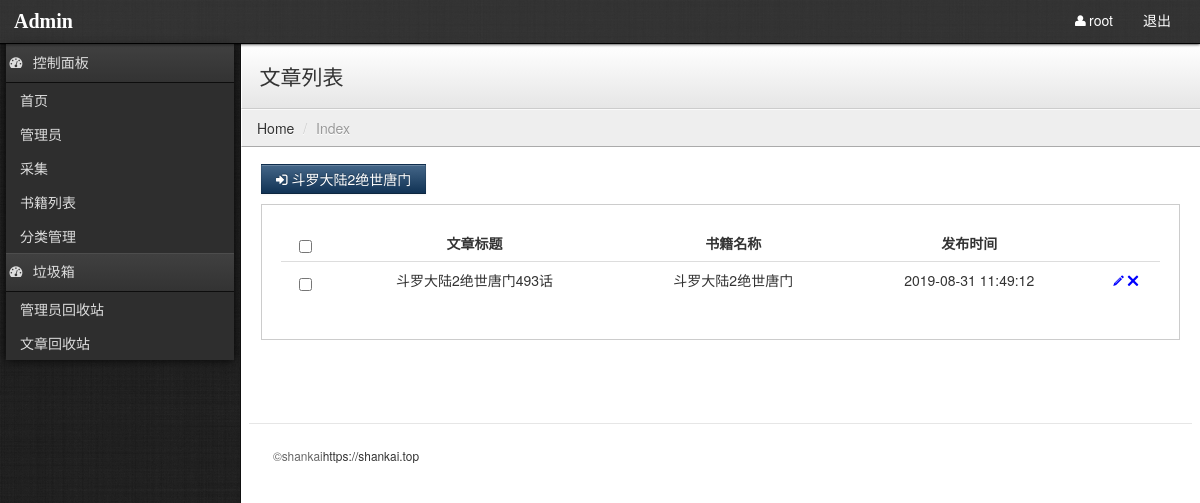
The app's page /admin/book_desc_list.php?book_id=31 (signed in) with its own data.
### tables this page shows
CREATE TABLE `pre_chapter` (
  `id` int(11) unsigned NOT NULL AUTO_INCREMENT COMMENT '主键',
  `register_time` int(11) DEFAULT NULL COMMENT '章节更新时间',
  `title` varchar(255) DEFAULT NULL COMMENT '章节标题',
  `content` varchar(255) DEFAULT NULL COMMENT '章节的内容是一个路径',
  `bookid` int(10) unsigned DEFAULT NULL COMMENT '书籍外键',
  `is_delete` tinyint(1) NOT NULL DEFAULT '0' COMMENT '是否删除',
  PRIMARY KEY (`id`),
  KEY `key_chapter_bookid` (`bookid`) USING BTREE,
  CONSTRAINT `foreign_chapter_bookid` FOREIGN KEY (`bookid`) REFERENCES `pre_book` (`id`) ON DELETE CASCADE ON UPDATE NO ACTION,
  CONSTRAINT `pre_chapter_ibfk_1` FOREIGN KEY (`bookid`) REFERENCES `pre_book` (`id`) ON DELETE CASCADE ON UPDATE NO ACTION
);

CREATE TABLE `pre_book` (
  `id` int(11) unsigned NOT NULL AUTO_INCREMENT COMMENT '主键',
  `title` varchar(255) DEFAULT NULL COMMENT '小说标题',
  `author` varchar(255) DEFAULT NULL COMMENT '作者',
  `register_time` int(11) DEFAULT NULL COMMENT '时间',
  `content` text COMMENT '描述内容',
  `thumb` varchar(255) DEFAULT NULL COMMENT '图片封面',
  `cateid` int(1) unsigned DEFAULT NULL COMMENT '分类外键',
  `flag` enum('top','new','hot') NOT NULL DEFAULT 'new' COMMENT '书籍标签',
  `url` varchar(255) DEFAULT NULL COMMENT '采集详细地址',
  PRIMARY KEY (`id`),
  KEY `key_book_cateid` (`cateid`) USING BTREE,
  CONSTRAINT `foreign_book_cateid` FOREIGN KEY (`cateid`) REFERENCES `pre_cate` (`id`) ON DELETE SET NULL ON UPDATE NO ACTION
);

### includes/init.php (called while the page is built, shortened)
<?php
function My_Autoload ($classname) {
    $classname = strtolower($classname);
}
$db = new DB("localhost","root","root","book");
$config_c = $db->select()->from("config")->all();
?>

### includes/extends/class.db.php (called while the page is built, shortened)
<?php
class DB
{
    private $pre = "pre_";
    private $link = null;
    private $sql = null;
    public function __construct($hostname = "localhost",$username ='root',$password='',$dbname='')
    {
        $this->hostname = $hostname;
        $this->username = $username;
        $this->password = $password;
        $this->dbname = $dbname;
        $this->link = mysqli_connect($this->hostname,$this->username,$this->password) or die("连接数据库失败");
        mysqli_select_db($this->link,$this->dbname);
    }
    public function select($fields = "*")
    {
        $this->sql = "SELECT $fields ";
        return $this;
    }
    public function from($table,$as="")
    {
        $this->sql .= "FROM {$this->pre}$table ";
        if (!empty($as)){
            $this->sql .= "AS {$as} ";
        }
        return $this;
    }
    public function where($where = 1)
    {
        if(is_array($where))
        {
            $this->sql .= "WHERE ";
            foreach($where as $key=>$item)
            {
                $this->sql .= "$key = '$item' AND ";
            }
        }else {
            $this->sql .= "WHERE $where ";
        }
        $this->sql = trim($this->sql,"AND ");
        return $this;
    }
    public function join($table,$on,$by="LEFT")
    {
        $this->sql .= "$by JOIN {$this->pre}$table AS $table ON $on ";
        return $this;
    }
    public function limit($start=0,$limit=10)
    {
        $this->sql .= " LIMIT $start,$limit";
        return $this;
    }
    public function all()
    {
        $res = mysqli_query($this->link,$this->sql);
        while($row = mysqli_fetch_assoc($res))
        {
            $data[] = $row;
        }
        return $data;
    }
}
?>

### admin/book_desc_list.php (the view, shortened to what this page needs)
<?php
include_once("../includes/init.php");
include_once("public/common.php");
$book_id = $_GET['book_id']?? 0;
$page = $_GET['page']?? 1;
$limit = 5;
$start = ($page-1)*$limit;
$chapter_data = $db
    ->select("chapter.*,book.title as book_title")
    ->from("chapter", "chapter")
    ->join("book","chapter.bookid = book.id")
    ->where(['bookid'=>$book_id,'is_delete'=>0])->limit($start,$limit)->all();
?>
<!DOCTYPE html>
<html lang="en">
<head>
    <?php include_once('public/meta.php');?>
</head>
<body>
<?php include_once('public/header.php');?>
<?php include_once('public/menu.php');?>
<div class="content">
    <div class="header">
        <h1 class="page-title">文章列表</h1>
    </div>
    <ul class="breadcrumb">
        <li><a href="index.php">Home</a> <span class="divider">/</span></li>
        <li class="active">Index</li>
    </ul>
    <div class="container-fluid">
        <div class="row-fluid">
            <div class="btn-toolbar">
                <button class="btn btn-primary" onclick="location='book_list.php'"><i class="icon-signin"></i>  <?php echo $chapter_data[0]['book_title']??"去采集文章";?></button>
            </div>
            <div class="well">
                <table class="table">
                    <thead>
                    <tr>
                        <th><input type="checkbox" name="delete" id="delete" /></th>
                        <th>文章标题</th>
                        <th>书籍名称</th>
                        <th>发布时间</th>
                        <th></th>
                    </tr>
                    </thead>
                    <tbody>
                    <?php if (isset($chapter_data['code']) && $chapter_data['code']==0 ){?>
                        <tr>
                            <td colspan="20">暂无数据</td>
                        </tr>
                    <?php }else{?>
                        <?php foreach($chapter_data as $item){?>
                            <tr>
                                <td><input type="checkbox" class="items" name="bookid[]" value="<?php echo $item['id']??"";?>" /></td>
                                <td><a href="<?php echo $item['content']??"";?>"><?php echo $item['title']??"";?></a></td>
                                <td><?php echo $item['book_title']??"";?></td>
                                <td><?php echo date("Y-m-d H:i:s",$item['register_time']??"");?></td>
                                <td>
                                    <a style="color: blue" href="book_desc_list.php?id=<?php echo $item['id']."&book_id={$book_id}&edit=1";?>"><i class="icon-pencil"></i></a>
                                    <a style="color: blue" href="book_desc_list.php?id=<?php echo $item['id']."&book_id={$book_id}&delete=1";?>"><i class="icon-remove"></i></a>
                                </td>
                            </tr>
                        <?php }?>
                    <?php }?>
                    </tbody>
                </table>
            </div>
            <?php include_once('public/footer.php');?>

### assets/admin/stylesheets/theme.css (style rules this page uses)
body { background: #222; background-image: url('../images/black-Linen.png'); background-position: initial initial; background-repeat: initial initial; margin: 0px; padding: 0px; }
h1 { margin-top: 0px; color: #eee; }
.content { position: relative; min-height: 800px; background: #fff; margin-left: 240px; border-left: 1px solid #000000; border-left: 1px solid #111; }
.header { background: #ffffff; background: #ffffff; background: -webkit-gradient(linear, left bottom, left top, color-stop(0, #e6e6e6), color-stop(1, #ffffff)); background: -ms-linear-gradient(bottom, #e6e6e6, #ffffff); background: -moz-linear-gradient(center bottom, #e6e6e6 0%, #ffffff 100%); background: -o-linear-gradient(bottom, #e6e6e6, #ffffff); filter: progid:dximagetransform.microsoft.gradient(startColorStr='#e6e6e6', EndColorStr='#ffffff'); -ms-filter: "progid:DXImageTransform.Microsoft.gradient(startColorStr='#ffffff',EndColorStr='#e6e6e6')"; border-bottom: 1px solid #cccccc; border-top: 1px solid #ffffff; border-left: 1px solid #ffffff; padding: 0em 1.25em; }
.header h1 { margin: 1em 0em; padding: 0em; line-height: 1em; font-size: 1.5em; color: #eee; color: #333; }
.breadcrumb { -webkit-box-shadow: none; -moz-box-shadow: none; box-shadow: none; -webkit-border-radius: 0px; -moz-border-radius: 0px; border-radius: 0px; -moz-background-clip: padding; -webkit-background-clip: padding-box; background-clip: padding-box; background: #eee; border-bottom: 1px solid #aaa; border-top: 1px solid #fafafa; border-left: 1px solid #fff; margin-bottom: .5em; }
.btn { -webkit-border-radius: 0px; -moz-border-radius: 0px; border-radius: 0px; }
.btn-primary { background-color: #113355; background-image: -webkit-gradient(linear, 0 0, 0 100%, from(#446688), to(#113355)); background-image: -webkit-linear-gradient(top, #446688, #113355); background-image: -o-linear-gradient(top, #446688, #113355); background-image: linear-gradient(to bottom, #446688, #113355); background-image: -moz-linear-gradient(top, #446688, #113355); filter: progid:dximagetransform.microsoft.gradient(startColorStr='#446688', EndColorStr='#113355'); -ms-filter: "progid:DXImageTransform.Microsoft.gradient(startColorStr='#446688',EndColorStr='#113355')"; }
.well { background-color: #fff; border: 1px solid #ccc; -webkit-box-shadow: 1px 1px 0px #ffffff; -moz-box-shadow: 1px 1px 0px #ffffff; box-shadow: 1px 1px 0px #ffffff; -webkit-border-radius: 0px; -moz-border-radius: 0px; border-radius: 0px; -moz-background-clip: padding; -webkit-background-clip: padding-box; background-clip: padding-box; }

### assets/admin/stylesheets/common.css (style rules this page uses)
.table tr td,.table tr th { text-align:center; }

### records on screen
pre_chapter: bookid.title "斗罗大陆2绝世唐门", title "斗罗大陆2绝世唐门493话", register_time "2019-08-31 11:49:12"

### other values on screen
$_SESSION['username'] "root"
$config['company'] "shankai"
$config['author'] "https://shankai.top"
